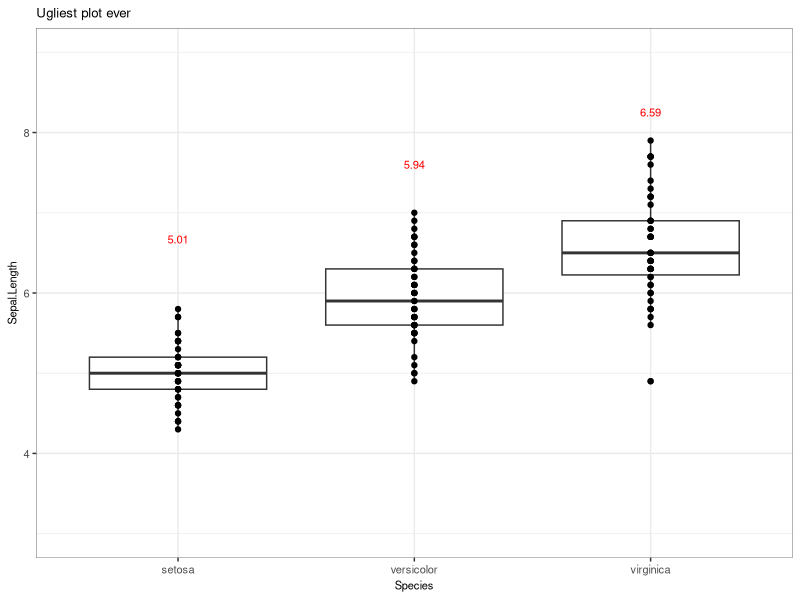

Here is the R script that generated this plot:
## ---- chunk 1
library(ggplot2)
theme_blog <- theme_bw() +
  theme(
    text = element_text(size = 8, family = "sans"),
    axis.text = element_text(size = 8, family = "sans"),
    element_line(linewidth = 0.1),
    panel.border = element_rect(colour = "black", fill = NA, linewidth = 0.1),
    strip.background = element_rect(colour = "black", linewidth = 0.1)
  )
## ---- chunk 2
library(dplyr)
mean_values <- iris %>%
  group_by(Species) %>%
  summarise(mean_sepal_length = mean(Sepal.Length))

ggplot(data = iris, aes(x = Species, y = Sepal.Length)) +
  geom_boxplot() +
  geom_point() +
  geom_text(
    data = mean_values, aes(
      x = Species, y = mean_sepal_length + 1.5,
      label = round(mean_sepal_length, 2)
    ),
    vjust = -1, color = "red", size = 8 * 5 / 14
  ) +
  ylim(c(3, 9)) +
  ggtitle("Ugliest plot ever") +
  theme_blog

